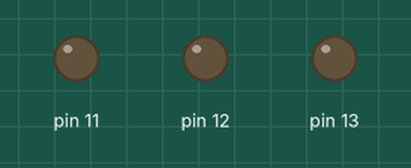
This program was run on a simulated Raspberry Pi (header pin numbers). Shown: output pins drawn as LEDs (lit = HIGH).

Above: at 0.5 s.
At 3.5 s:
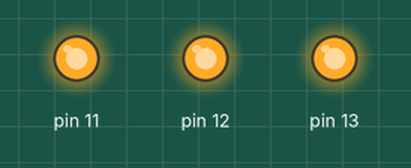
Timing chart, 0 to 4.6 s (numbered marks = the images above):
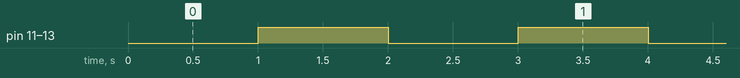

The program:

Flash.py
```python
'''
Created on 10 Nov 2012

@author: Jamie
'''
import RPi.GPIO as GPIO
from time import sleep

GPIO.setwarnings(False)
GPIO.setmode(GPIO.BOARD)
GPIO.setup (11, GPIO.OUT)
GPIO.setup (12, GPIO.OUT)
GPIO.setup (13, GPIO.OUT)

while 1:
    GPIO.output (11, False)
    GPIO.output (12, False)
    GPIO.output (13, False)
    sleep(1)
    GPIO.output (11, True)
    GPIO.output (12, True)
    GPIO.output (13, True)
    sleep(1)
```

Measured:
- by itself, pin 11–13: alternates HIGH for 1.0 s and LOW for 1.0 s
